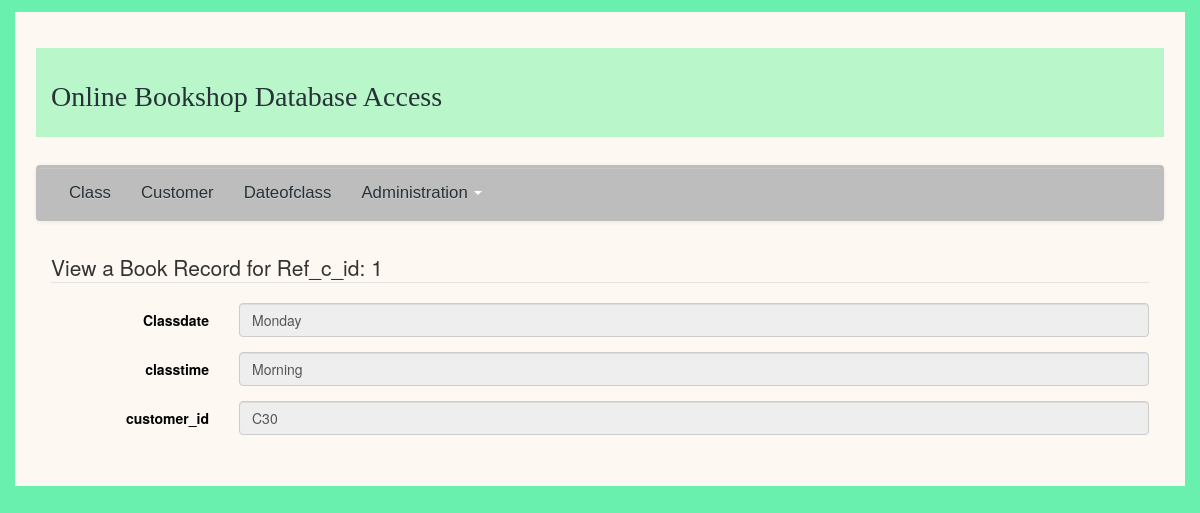
Screenshot of /Angular-gym/admin/viewdateofclass.php?ref_c_id=1 (signed in) with the database file from the repository.
### tables this page shows
CREATE TABLE `dateofclass` (
  `ref_c_id` varchar(6) NOT NULL,
  `classdate` varchar(9) NOT NULL,
  `classtime` varchar(9) NOT NULL,
  `customer_id` varchar(6) NOT NULL,
  `class_id` varchar(6) NOT NULL
);

CREATE TABLE `customer` (
  `customer_id` varchar(6) NOT NULL,
  `name` varchar(15) NOT NULL,
  `type` varchar(5) NOT NULL DEFAULT 'adult',
  `email` varchar(30) NOT NULL,
  `phone` varchar(15) NOT NULL,
  `date_entered` date NOT NULL
);

### Angular-gym/admin/inc/dateofclass.inc.php (called while the page is built, shortened)
<?php
class Dateofclass
{
    private $db;
    public function __construct($database)
    {
        $this->db = $database;
    }
    public function onedateofclass($ref_c_id)
    {
        $sql = 'SELECT * FROM class JOIN dateofclass on class.class_id = dateofclass.class_id join customer ON dateofclass.customer_id = customer.customer_id  where ref_c_id = :ref_c_id';
        $stmt = $this->db->prepare($sql);
        $stmt->bindParam(':ref_c_id', $ref_c_id, PDO::PARAM_STR);
        $stmt->execute();
        $dateofclass = $stmt->fetch(PDO::FETCH_OBJ);
        return $dateofclass;
    }
}

### Angular-gym/admin/inc/init.inc.php (called while the page is built, shortened)
<?php
require_once 'header.inc.php';
require_once 'db.inc.php';
require_once 'gymstore.inc.php';
require_once 'dateofclass.inc.php';
$dateofclass = new Dateofclass($dbh);
?>

### Angular-gym/admin/inc/gymstore.inc.php (called while the page is built, shortened)
<?php
function retrieveonedate($dateofclass)
{
    $ref_c_id = $dateofclass->ref_c_id;
    $classdate = $dateofclass->classdate;
    $classtime = $dateofclass->classtime;
    $customer_id = $dateofclass->customer_id;
}

### Angular-gym/admin/viewdateofclass.php (the view, shortened to what this page needs)
<?php require 'inc/secure.inc.php';
require 'inc/init.inc.php';
$ref_c_id = $_GET['ref_c_id'];
try
{
   $daterec = $dateofclass->onedateofclass($ref_c_id);
}
catch (PDOException $e)
{
   echo '<br>PDO Exception Caught.';
   echo 'Error with the database: <br>';
   echo 'SQL Query: ', $sql;
   echo 'Error: ' . $e->getMessage().'</p>';
}
?>
<form action = "" method = "post" class="form-horizontal" id="insertpublisher" name ="insertpublisher">
    <fieldset><legend>View a Book Record for Ref_c_id: <?php echo $ref_c_id;?></legend>
     <div class ="form-group">
       <label for="classdate" class="col-sm-2 control-label">Classdate</label>
       <div class="col-sm-10">
        <input type="text" name="classdate" id="classdate"   class="form-control" disabled value = "<?php echo $classdate;?>">
       </div>
     </div>
     <div class ="form-group">
       <label for="classtime" class="col-sm-2 control-label">classtime</label>
       <div class="col-sm-10">
        <input type="text" name="classtime" id="classtime"   class="form-control" disabled  value = "<?php echo $classtime;?>">
       </div>
     </div>
     <div class ="form-group">
       <label for="customer_id" class="col-sm-2 control-label">customer_id</label>
       <div class="col-sm-10">
        <input type="text" name="customer_id" id="customer_id"  class="form-control" disabled value = "<?php echo $customer_id;?>">
       </div>
     </div>
    </fieldset>
    </form>
</section>
</div>
</body>
</html>

### Angular-gym/admin/css/mycss.css (style rules this page uses)
body { background-color: #69F0AE; color: black; }
form,table { margin-top:1%; }

### rows the page displays
dateofclass: ref_c_id "1", classdate "Monday", classtime "Morning", customer_id "C30"
